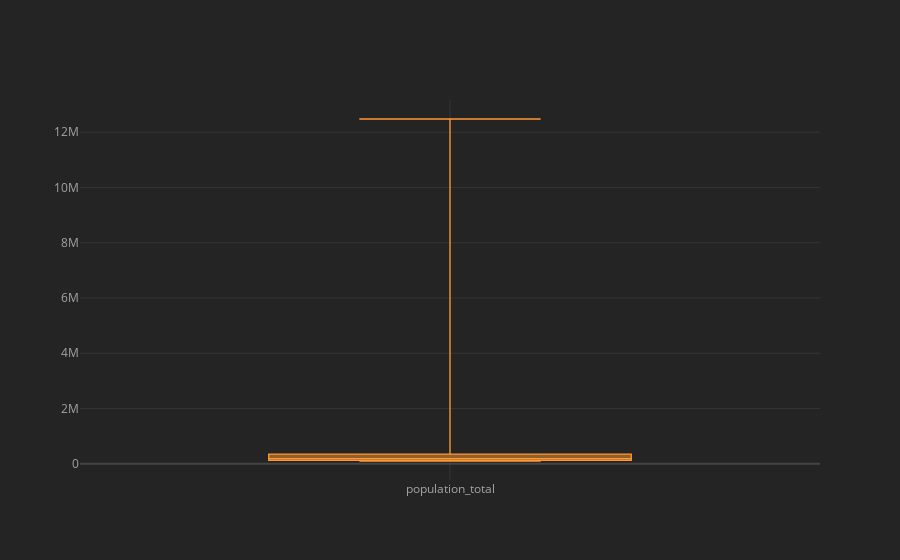

The cell this chart's notebook holds for it:
### Code cell
df[['population_total']].iplot(kind='box')

### Figure 1 — Plotly figure (JSON) as saved in the notebook; plotly's stock layout.template omitted (floating-point values rounded to 4 significant figures; data arrays with more than 128 entries replaced by an {"elided": "..."} marker saying what was removed)
{"data": [{"boxpoints": false, "line": {"width": 1.3}, "marker": {"color": "rgba(255, 153, 51, 1.0)"}, "name": "population_total", "orientation": "v", "type": "box", "y": {"elided": "493 int values"}}], "layout": {"legend": {"bgcolor": "#242424", "font": {"color": "#F4F4F4"}}, "paper_bgcolor": "#242424", "plot_bgcolor": "#242424", "title": {"font": {"color": "#F4F4F4"}}, "xaxis": {"gridcolor": "#343434", "showgrid": true, "tickfont": {"color": "#A4A4A4"}, "title": {"font": {"color": "#A4A4A4"}, "text": ""}, "zerolinecolor": "#444444"}, "yaxis": {"gridcolor": "#343434", "showgrid": true, "tickfont": {"color": "#A4A4A4"}, "title": {"font": {"color": "#A4A4A4"}, "text": ""}, "zerolinecolor": "#444444"}}}
